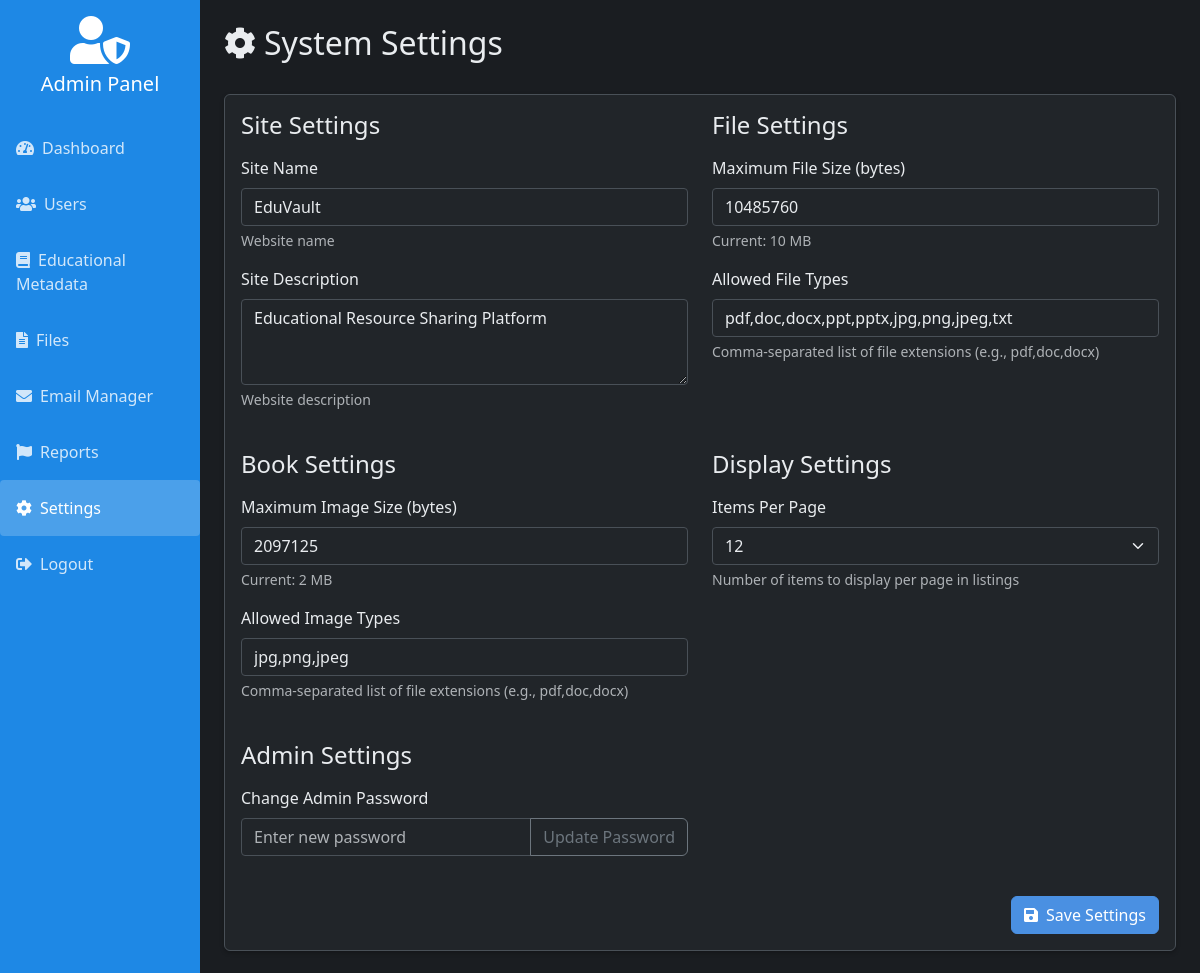
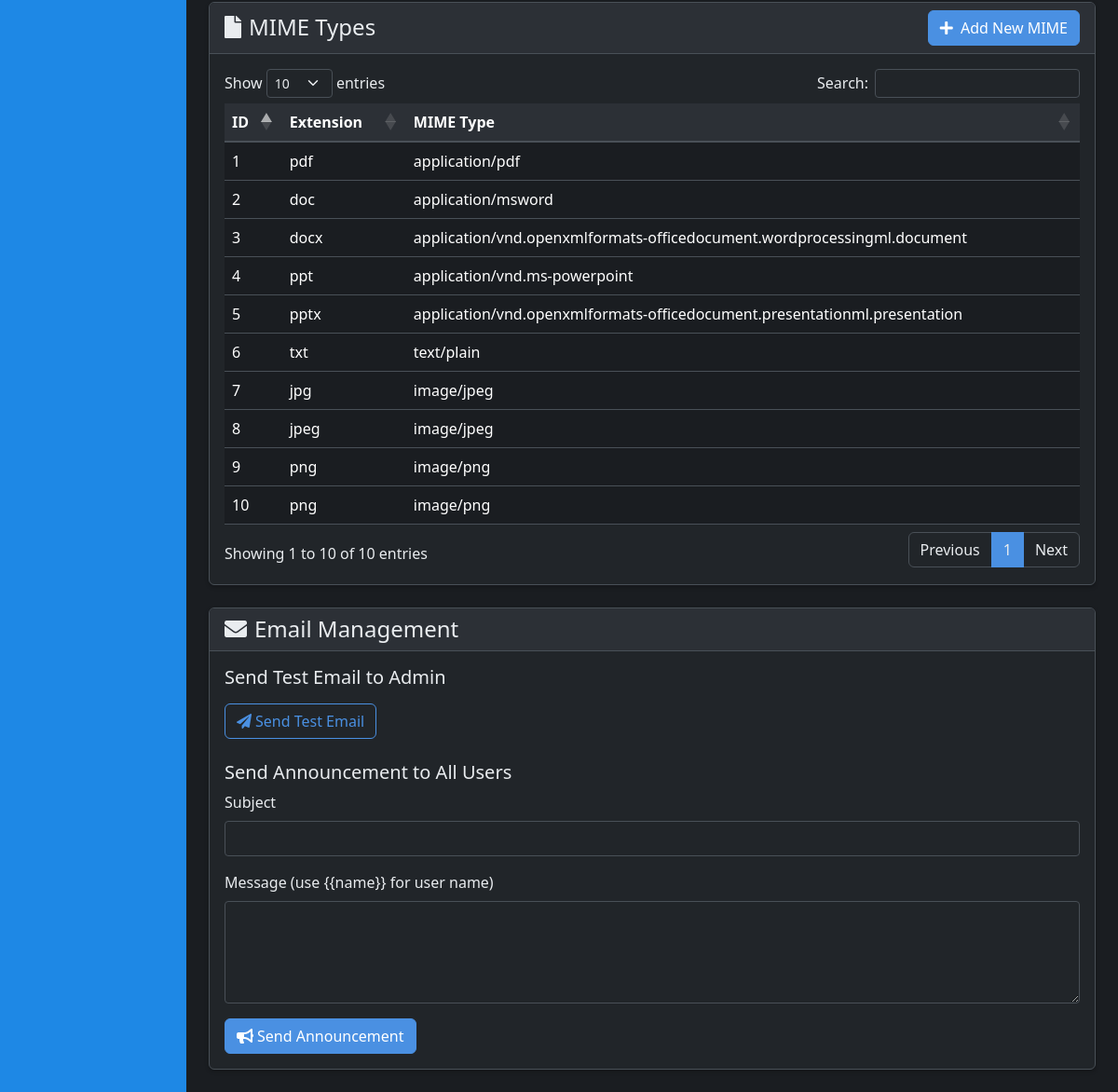
Screenshot of /admin/settings.php (signed in) with the database file from the repository (2 pictures, top to bottom).
### tables this page shows
CREATE TABLE `system_settings` (
  `id` int(11) NOT NULL,
  `setting_key` varchar(50) NOT NULL,
  `setting_value` text DEFAULT NULL,
  `description` text DEFAULT NULL,
  `updated_by` int(11) DEFAULT NULL,
  `updated_at` timestamp NOT NULL DEFAULT current_timestamp() ON UPDATE current_timestamp()
);

CREATE TABLE `mimes` (
  `id` int(11) NOT NULL,
  `extension` varchar(255) DEFAULT NULL,
  `mime_types` varchar(255) DEFAULT NULL
);

### admin/settings.php (the view, shortened to what this page needs)
<?php
require_once '../includes/email_manager.php';
$mimes = mysqli_query($mysqli, "SELECT * FROM mimes ORDER BY id DESC");
$settings = mysqli_query($mysqli, "SELECT * FROM system_settings ORDER BY id");
$settings_data = [];
while ($row = mysqli_fetch_assoc($settings)) {
    $settings_data[$row['setting_key']] = $row;
}
require_once '../includes/admin_header.php';
?>
<div class="container-fluid">
    <div class="row">
        <?php include '../includes/admin_sidebar.php'; ?>
        <div class="col-md-10 p-4">
            <div class="d-flex justify-content-between align-items-center mb-4">
                <h2><i class="fas fa-cog me-2"></i>System Settings</h2>
            </div>
            <div class="card">
                <div class="card-body">
                    <form method="POST" action="">
                        <div class="row">
                            <div class="col-md-6 mb-4">
                                <h4 class="mb-3">Site Settings</h4>
                                <div class="mb-3">
                                    <label class="form-label">Site Name</label>
                                    <input type="text" class="form-control bg-dark-body" name="settings[site_name]"
                                        value="<?php echo htmlspecialchars($settings_data['site_name']['setting_value']); ?>">
                                    <div class="form-text">
                                        <?php echo $settings_data['site_name']['description']; ?>
                                    </div>
                                </div>
                                <div class="mb-3">
                                    <label class="form-label">Site Description</label>
                                    <textarea class="form-control bg-dark-body" name="settings[site_description]"
                                        rows="3"><?php echo htmlspecialchars($settings_data['site_description']['setting_value']); ?></textarea>
                                    <div class="form-text">
                                        <?php echo $settings_data['site_description']['description']; ?>
                                    </div>
                                </div>
                            </div>
                            <div class="col-md-6 mb-4">
                                <h4 class="mb-3">File Settings</h4>
                                <div class="mb-3">
                                    <label class="form-label">Maximum File Size (bytes)</label>
                                    <input type="number" class="form-control bg-dark-body"
                                        name="settings[max_file_size]"
                                        value="<?php echo htmlspecialchars($settings_data['max_file_size']['setting_value']); ?>">
                                    <div class="form-text">Current:
                                        <?php echo formatBytes($settings_data['max_file_size']['setting_value']); ?>
                                    </div>
                                </div>
                                <div class="mb-3">
                                    <label class="form-label">Allowed File Types</label>
                                    <input type="text" class="form-control bg-dark-body"
                                        name="settings[allowed_file_types]"
                                        value="<?php echo htmlspecialchars($settings_data['allowed_file_types']['setting_value']); ?>">
                                    <div class="form-text">Comma-separated list of file extensions (e.g.,
                                        pdf,doc,docx)</div>
                                </div>
                            </div>
                            <div class="col-md-6 mb-4">
                                <h4 class="mb-3">Book Settings</h4>
                                <div class="mb-3">
                                    <label class="form-label">Maximum Image Size (bytes)</label>
                                    <input type="number" class="form-control bg-dark-body"
                                        name="settings[max_file_size]"
                                        value="<?php echo htmlspecialchars($settings_data['max_image_size']['setting_value']); ?>">
                                    <div class="form-text">Current:
                                        <?php echo formatBytes($settings_data['max_image_size']['setting_value']); ?>
                                    </div>
                                </div>
                                <div class="mb-3">
                                    <label class="form-label">Allowed Image Types</label>
                                    <input type="text" class="form-control bg-dark-body"
                                        name="settings[allowed_file_types]"
                                        value="<?php echo htmlspecialchars($settings_data['allowed_image_types']['setting_value']); ?>">
                                    <div class="form-text">Comma-separated list of file extensions (e.g.,
                                        pdf,doc,docx)</div>
                                </div>
                            </div>
                            <div class="col-md-6">
                                <h4 class="mb-3">Display Settings</h4>
                                <div class="mb-3">
                                    <label class="form-label">Items Per Page</label>
                                    <select class="form-select input-dark" name="settings[items_per_page]">
                                        <?php
                                        $current = (int) $settings_data['items_per_page']['setting_value'];
                                        foreach ([10, 12, 15, 20, 25, 30] as $value) {
                                            echo "<option value=\"$value\"" . ($current === $value ? ' selected' : '') . ">$value</option>";
                                        }
                                        ?>
                                    </select>
                                    <div class="form-text">Number of items to display per page in listings</div>
                                </div>
                            </div>
                            <div class="col-md-6">
                                <h4 class="mb-3">Admin Settings</h4>
                                <div class="mb-3">
                                    <label class="form-label">Change Admin Password</label>
                                    <div class="input-group">
                                        <input type="password" class="form-control bg-dark-body" id="newPassword"
                                            placeholder="Enter new password">
                                        <button class="btn btn-outline-secondary" type="button"
                                            onclick="changeAdminPassword()">
                                            Update Password
                                        </button>
                                    </div>
                                </div>
                            </div>
                        </div>
                        <div class="text-end mt-4">
                            <button type="submit" class="btn btn-primary" value="settings">
                                <i class="fas fa-save me-2"></i>Save Settings
                            </button>
                        </div>
                    </form>
                </div>
            </div>
            <div class="card mt-4">
                <div class="card-header d-flex justify-content-between align-items-center">
                    <h4 class="mb-0"><i class="fas fa-file me-2"></i>MIME Types</h4>
                    <button class="btn btn-primary" data-bs-toggle="modal" data-bs-target="#addMimeModal">
                        <i class="fas fa-plus me-1"></i> Add New MIME
                    </button>
                </div>
                <div class="card-body">
                    <div class="table-responsive">
                        <table class="table text-white" id="mimesTable">
                            <thead>
                                <tr>
                                    <th>ID</th>
                                    <th>Extension</th>
                                    <th>MIME Type</th>
                                </tr>
                            </thead>
                            <tbody>
                                <?php while ($row = mysqli_fetch_assoc($mimes)): ?>
                                    <tr>
                                        <td><?php echo $row['id']; ?></td>
                                        <td><?php echo htmlspecialchars($row['extension']); ?></td>
                                        <td><?php echo htmlspecialchars($row['mime_types']); ?></td>
                                    </tr>
                                <?php endwhile; ?>
                            </tbody>
                        </table>
                    </div>
                </div>
            </div>
            <div class="card mt-4">
                <div class="card-header d-flex justify-content-between align-items-center">
                    <h4 class="mb-0"><i class="fas fa-envelope me-2"></i>Email Management</h4>
                </div>
                <div class="card-body">
                    <form method="POST" class="mb-4">
                        <h5>Send Test Email to Admin</h5>
                        <button type="submit" name="send_test_email" class="btn btn-outline-primary mt-2">
                            <i class="fas fa-paper-plane me-1"></i>Send Test Email
                        </button>
                    </form>
                    <form method="POST">
                        <h5>Send Announcement to All Users</h5>
                        <div class="mb-3">
                            <label class="form-label">Subject</label>
                            <input type="text" name="announcement_subject" class="form-control" required>
                        </div>
                        <div class="mb-3">
                            <label class="form-label">Message (use {{name}} for user name)</label>
                            <textarea name="announcement_body" class="form-control" rows="4" required></textarea>
                        </div>
                        <button type="submit" name="send_announcement" class="btn btn-primary">
                            <i class="fas fa-bullhorn me-1"></i>Send Announcement
                        </button>
                    </form>
                </div>
            </div>
        </div>
    </div>
</div>
<?php include '../includes/admin_footer.php'; ?>
<?php
function formatBytes($bytes)
{
    $units = ['B', 'KB', 'MB', 'GB'];
    $bytes = max($bytes, 0);
    $pow = floor(($bytes ? log($bytes) : 0) / log(1024));
    $pow = min($pow, count($units) - 1);
    $bytes /= pow(1024, $pow);
    return round($bytes, 1) . ' ' . $units[$pow];
}
?>

### assets/css/theme.css (style rules this page uses)
* { margin: 0; padding: 0; box-sizing: border-box; }
:root { --bs-blue: #4a90e2; --bs-teal: #50e3c2; --bs-orange: #f5a623; --bs-green: #28a745; --bs-red: #dc3545; --bs-gray: #6c757d; --bs-gray-dark: #343a40; --bs-white: #fff; --bs-light: #fff; --bs-dark: #212529; --bs-primary: var(--bs-blue); --bs-secondary: var(--bs-gray); --bs-success: var(--bs-green); --bs-info: var(--bs-teal); --bs-warning: var(--bs-orange); --bs-danger: var(--bs-red); --bs-light: var(--bs-light); --bs-dark: var(--bs-dark); --bs-primary-rgb: 74, 144, 226; --bs-secondary-rgb: 108, 117, 125; --bs-success-rgb: 40, 167, 69; --bs-info-rgb: 80, 227, 194; --bs-warning-rgb: 245, 166, 35; --bs-danger-rgb: 220, 53, 69; --bs-light-rgb: 248, 249, 250; --bs-dark-rgb: 33, 37, 41; --bs-body-bg: #ffffff; --bs-body-color: var(--bs-dark); --bs-secondary-bg: var(--bs-light); --bs-tertiary-bg: #ffffff; --bs-border-color: #dee2e6; --bs-inverse-color: #495057; --bs-hover-color: var(--bs-primary); --bs-shadow: rgba(0, 0, 0, 0.075); --primary-color: var(--bs-primary); --secondary-color: var(--bs-secondary); --accent-color: var(--bs-warning); --success-color: var(--bs-success); --warning-color: var(--bs-warning); --danger-color: var(--bs-danger); --bg-subtle: var(--bs-secondary-bg); --bg-body-tertiary: var(--bs-tertiary-bg); }
[data-bs-theme="dark"] { --bs-body-bg: #1a1d21; --bs-body-color: #e9ecef; --bs-secondary-bg: #2c3036; --bs-tertiary-bg: #212529; --bs-border-color: #495057; --bs-inverse-color: #adb5bd; --bs-hover-color: #ffffff; --bs-shadow: rgba(0, 0, 0, 0.25); --bg-subtle: var(--bs-secondary-bg); --bg-body-tertiary: var(--bs-tertiary-bg); }
body, .bg-dark-body, .list-group-item { background-color: var(--bs-body-bg) !important; color: var(--bs-body-color) !important; transition: background-color 0.3s ease, color 0.3s ease; }
.card, .stat-card, .modal-content, .offcanvas-body { background-color: var(--bg-body-tertiary); border: 1px solid var(--bs-border-color); box-shadow: 0 0.125rem 0.25rem var(--bs-shadow) !important; transition: transform 0.3s ease, box-shadow 0.3s ease; }
.card-header, .card-footer, .modal-header, .modal-footer, .offcanvas-header { background-color: var(--bg-subtle); border-bottom: 1px solid var(--bs-border-color); }
.table thead th { background-color: var(--bg-subtle); border-bottom: 2px solid var(--bs-border-color); }
.form-control, .form-select { background-color: var(--bg-body-tertiary) !important; color: var(--bs-body-color) !important; border: 1px solid var(--bs-border-color) !important; border-radius: 0.25rem; transition: background-color 0.3s, color 0.3s, border-color 0.3s; }

### rows the page displays
system_settings: setting_value "EduVault", description "Website name"
system_settings: setting_value "Educational Resource Sharing Platform", description "Website description"
system_settings: setting_value "10485760", setting_value "10 MB"
system_settings: setting_value "pdf,doc,docx,ppt,pptx,jpg,png,jpeg,txt"
system_settings: setting_value "2097125", setting_value "2 MB"
system_settings: setting_value "jpg,png,jpeg"
system_settings: setting_value "12"
mimes: id "10", extension "png", mime_types "image/png"
mimes: id "9", extension "png", mime_types "image/png"
mimes: id "8", extension "jpeg", mime_types "image/jpeg"
mimes: id "7", extension "jpg", mime_types "image/jpeg"
mimes: id "6", extension "txt", mime_types "text/plain"
mimes: id "5", extension "pptx", mime_types "application/vnd.openxmlformats-officedocument.presentationml.presentation"
mimes: id "4", extension "ppt", mime_types "application/vnd.ms-powerpoint"
mimes: id "3", extension "docx", mime_types "application/vnd.openxmlformats-officedocument.wordprocessingml.document"
mimes: id "2", extension "doc", mime_types "application/msword"
mimes: id "1", extension "pdf", mime_types "application/pdf"
